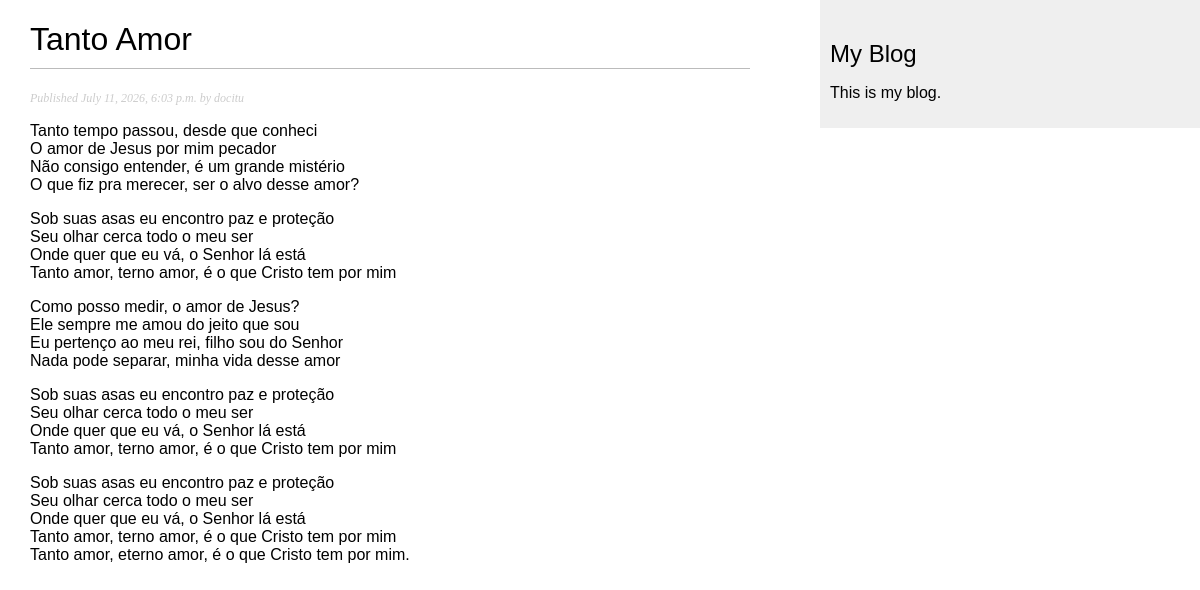
The page /blog/2026/7/11/tanto-amor/ on the database its author committed.
### blog/models.py (models this page shows, shortened)
class Post(models.Model):
    class Status (models.TextChoices):
        DRAFT = 'DF', 'Draft'
        PUBLISHED = 'PB', 'Published'
    title = models.CharField(max_length=250)
    slug = models.SlugField(
        max_length=250,
        unique_for_date='publish'
    )
    author = models.ForeignKey(
        settings.AUTH_USER_MODEL,
        on_delete=models.CASCADE,
        related_name='blog_posts'
    )
    body = models.TextField()
    publish = models.DateTimeField(default=timezone.now)
    created = models.DateTimeField(auto_now_add=True)
    updated = models.DateTimeField(auto_now=True)
    status = models.CharField(
        max_length=2,
        choices=Status.choices,
        default=Status.DRAFT
    )
    objects = models.Manager()
    published = PublishedManager()
    class Meta:
        ordering = ['-publish']
        indexes = [
            models.Index(fields=['-publish']),
        ]

### blog/views.py (the view)
# urls.py: path('<int:year>/<int:month>/<int:day>/<slug:post>/', views.post_detail, name='post_detail'),
def post_detail(request, year, month, day, post):
    try:
        post = get_object_or_404(Post, slug=post, status=Post.Status.PUBLISHED, publish__year=year, publish__month=month, publish__day=day)
    except Post.DoesNotExist:
        raise Http404("Post does not exist")
    return render(request, 'blog/post/detail.html', {'post': post})

### blog/templates/blog/post/detail.html (shortened to what this page needs)
{% extends "blog/base.html" %}
{% block content %}
    <h1>{{ post.title }}</h1>
    <p class="date">
    Published {{ post.publish }} by {{ post.author }}
    </p>
    {{ post.body|linebreaks }}
{% endblock %}

### blog/static/blog/css/blog.css (style rules this page uses)
body { margin:0; padding:0; font-family:helvetica, sans-serif; }
h1 { font-weight:normal; border-bottom:1px solid #bbb; padding:0 0 10px 0; }
p.date { color:#ccc; font-family: georgia, serif; font-size: 12px; font-style: italic; }

### rows shown on the page
Post: title "Tanto Amor", publish "July 11, 2026, 6:03 p.m.", author "docitu", body "Tanto tempo passou, desde que conheci O amor de Jesus por mim pecador Não consigo entender, é um grande mistério O que fiz pra merecer, ser o alvo desse amor? Sob suas asas eu encontro paz e proteção Seu olhar cerca todo o meu ser Onde quer que eu vá, o Senhor lá está Tanto amor, terno amor, é o que Cristo tem por mim Como posso medir, o amor de Jesus? Ele sempre me amou do jeito que sou Eu pertenço ao meu rei, filho sou do Senhor Nada pode separar, minha vida desse amor Sob suas asas eu encontro paz e proteção Seu olhar cerca todo o meu ser Onde quer que eu vá, o Senhor lá está Tanto amor, terno amor, é o que Cristo tem por mim Sob suas asas eu encontro paz e proteção Seu olhar cerca todo…"
